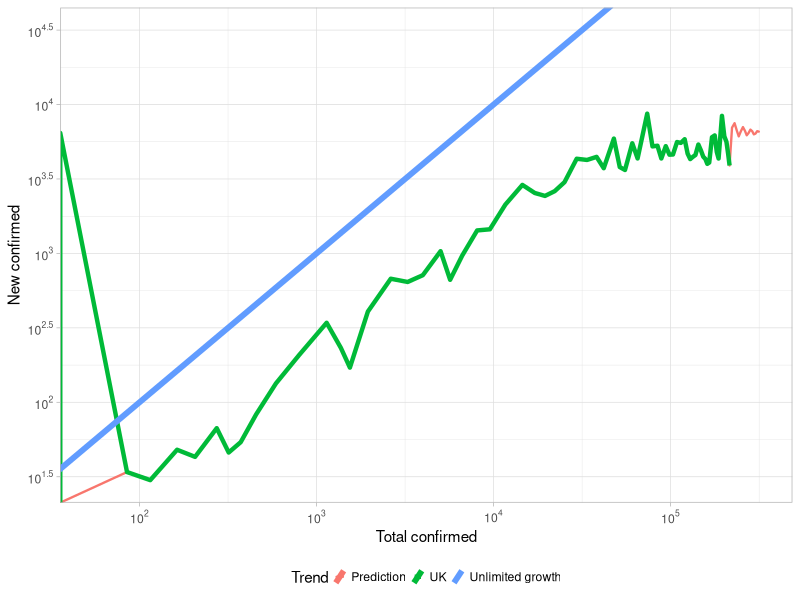
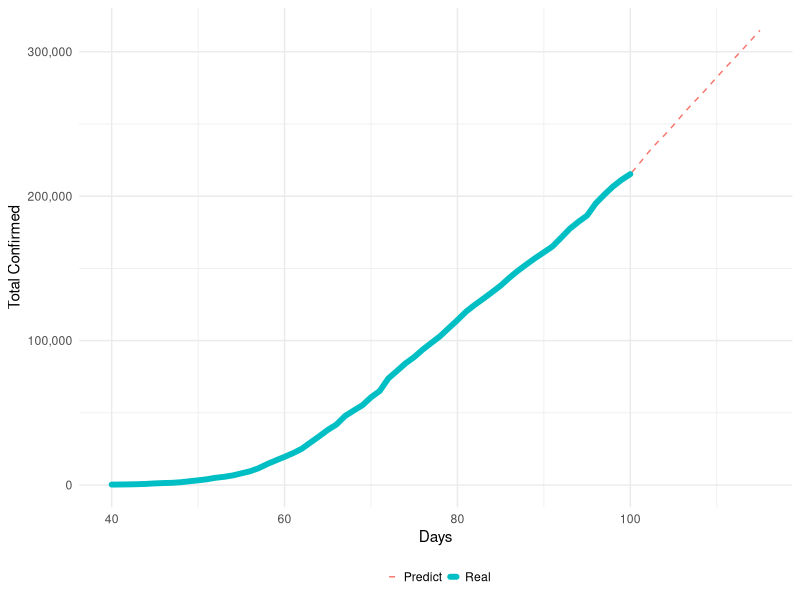
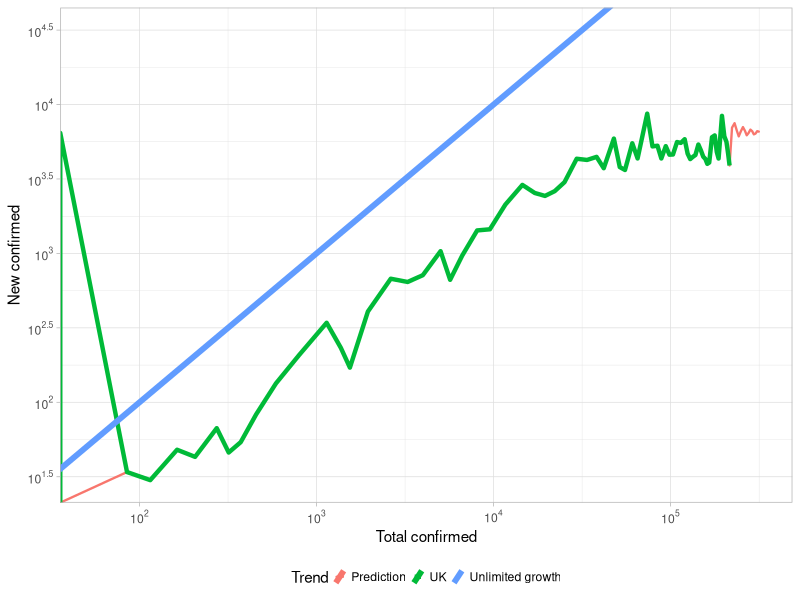

Write the R code that produced these figures, in order. (Note: this script raises an error after producing the figures.)
library(tseries)
library(dplyr)
library(ggplot2)
library(scales)
library(reshape2)
library(data.table)
library(ggpubr)

dfUK = read.csv("data/UK_data.csv", header = T)
dfUK = dfUK[c(1:nrow(dfUK)), c(1,3,4,15,16)]

arima.order = c(3, 2, 4)

UK.arima = arima(dfUK$confirmed, order = arima.order)
summary(UK.arima)
pred<-predict(UK.arima,n.ahead=30)
pred = as.data.frame(pred)

temp = c(dfUK$confirmed,pred$pred)
dfUK[nrow(dfUK)+30,] = 0
dfUK$pred = temp
dfUK$id = rownames(dfUK)
dfUK$newConfirmedPred = 0
for (item in 2:nrow(dfUK)) {
  dfUK$newConfirmedPred[item] = dfUK$pred[item] - dfUK$pred[item-1]
}


subData = dfUK[c((nrow(dfUK)-75):nrow(dfUK))-15,]

# Plot total prediction
plotT1 = ggplot(data = subData, aes(x = as.integer(id), y = pred, color = "Predict"))+
  geom_line(linetype = "dashed")+
  geom_line(aes(x = as.integer(id), y = confirmed, color = "Real"),size = 2, lineend = "round")+
  xlab("Days")+
  labs(color = "")+
  ylab("Total Confirmed")+
  theme_minimal()+
  scale_y_continuous(labels=function(x) format(x, big.mark = ",", scientific = FALSE))+
  theme(legend.key.size =  unit(2, "mm"),
        legend.position="bottom")

ggsave("prediction/ARIMAtotal.png", scale = 2.5, width = 8, height = 4, units = "cm", dpi = "retina")

# Plot Log trend

ggplot(data = dfUK, aes(x = pred, y = newConfirmedPred)) +
  geom_line(size = 0.8, lineend = "round",aes(color = "Prediction"))+
  geom_line(data = dfUK, aes(x = dfUK$confirmed, y = dfUK$newConfirmed, color = "UK"), size = 1.5)+
  geom_abline(aes(slope = 1, intercept = 0,  color = "Unlimited growth"), show.legend = T, size = 2)+
  xlab("Total confirmed")+
  labs(color = "Trend")+
  ylab("New confirmed")+
  theme_light()+
  theme(legend.key.size =  unit(2, "mm"),
        legend.position="bottom")+
  scale_x_log10(limits = c(55,316123), breaks = trans_breaks("log10", function(x) 10^x), labels = trans_format("log10", math_format(10^.x)))+
  # scale_x_continuous(trans='log10',breaks = trans_breaks("log10", function(x) 10^x), labels = trans_format("log10", math_format(10^.x))) +
  scale_y_log10(limits = c(30,31612),breaks = trans_breaks("log10", function(x) 10^x), labels = trans_format("log10", math_format(10^.x)))

ggsave("prediction/UKlogTrend.png", scale = 2.5, width = 9, height = 5, units = "cm", dpi = "retina")


# Compare prediction

subData = dfUK[c((nrow(dfUK)-35):(nrow(dfUK)-20)),c(1,2,6)]
subData$pred = as.integer(subData$pred)
subData$pred[1:6] = NA
subData = melt(subData)

plotC1 = ggplot(data = subData, aes(x = as.factor(id), y = value, color = variable))+
  geom_col(size = 0,aes(fill = variable), show.legend = F)+
  geom_label(aes(label = value, fill = variable),vjust = -0.2, colour = "white", show.legend = FALSE)+
  annotate("text", label = "TODAY", x = 6, y = 5000, size = 3, colour = "white",fontface = "bold", show.legend = FALSE)+
  xlab("Days")+
  ylab("Total Confirmed")+
  theme_minimal()+
  labs(fill = "",color = "")+
  scale_y_continuous(limits = c(0,max(subData$value, na.rm = T)+20000), expand = c(0, 2000))+
  scale_fill_hue(c=60, h = c(20,220))
plotC1
ggsave("prediction/Bar.png", scale = 2.5, width = 10, height = 4, units = "cm", dpi = "retina")


# Compare last 5 days
dfUK = read.csv("data/UK_data.csv", header = T)
dfUK = dfUK[c(1:nrow(dfUK)), c(1,3,4,15,16)]
UK.arima.recent = arima(dfUK$confirmed[1:(nrow(dfUK)-5)], order = arima.order)

pred.recent<-predict(UK.arima.recent, n.ahead=5)
pred.recent = as.data.frame(pred.recent)
pred.recent$pred
dfUK$confirmed[(nrow(dfUK)-4):nrow(dfUK)]

dfRecent = as.data.frame( dfUK$confirmed[(nrow(dfUK)-4):nrow(dfUK)])
dfRecent$Prediction = pred.recent$pred
colnames(dfRecent) = c("Real","Prediction")
dfRecent$id = dfUK$id[(nrow(dfUK)-4):nrow(dfUK)]
dfRecent$Error = abs(dfRecent$Real-dfRecent$Prediction)/(dfRecent$Real)

sum(dfRecent$Error)

plotE1 = ggplot(data = dfRecent, aes(x = as.integer(id), y = Error))+
  geom_col()+
  geom_label(aes(label = as.integer(abs(dfRecent$Real-dfRecent$Prediction))),vjust = -0.2, fontface = "bold", show.legend = FALSE)+
  xlab("Days")+
  ylab("Relative Error in past 5 days")+
  theme_minimal()+
  scale_y_continuous(limits = c(0,max(dfRecent$Error)+0.003), expand = c(0,0),labels = scales::percent)
plotE1
sum(dfRecent$Error)
ggsave("prediction/Error.png", scale = 3, width = 5, height = 5, units = "cm", dpi = "retina")


ggarrange(plotT1,plotE1, widths = c(0.8,0.4))

ggsave("prediction/Compare.png", scale = 2.5, width = 10, height = 4, units = "cm", dpi = "retina")

